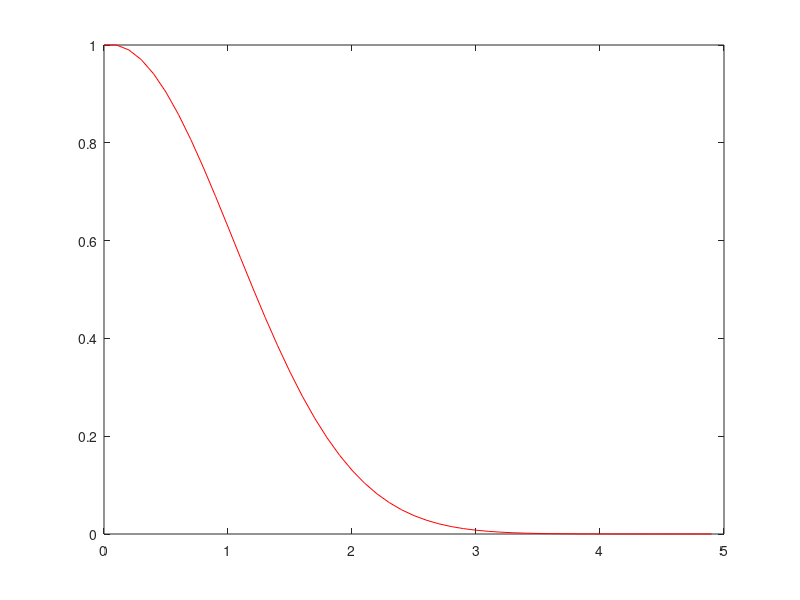
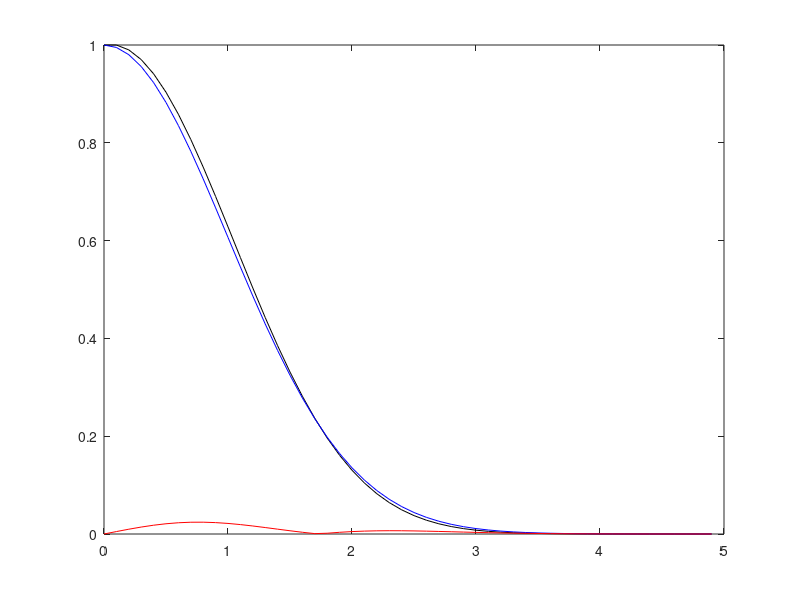
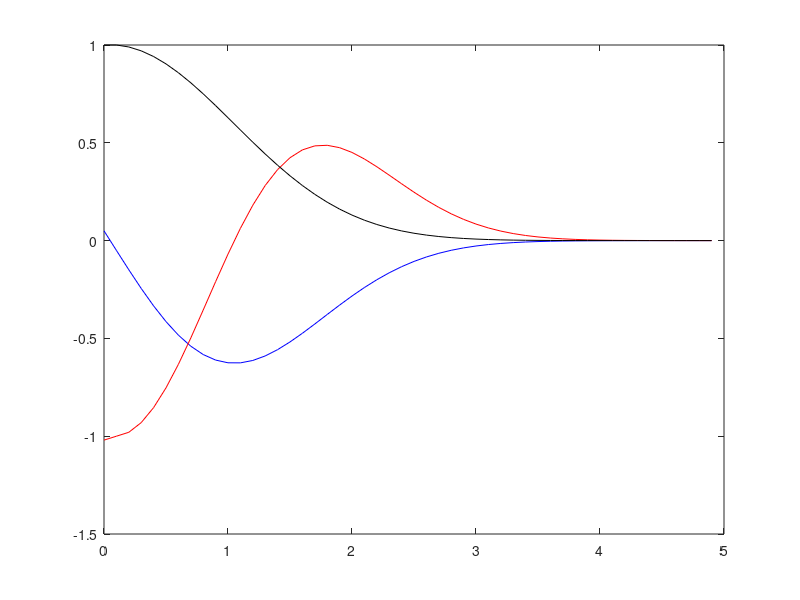

These charts were generated, in order, by the following MATLAB code:
function euler_04

    %definiciones
    dt = 0.1;
    ndt = 50;

    y = zeros(ndt, 1);
    t = zeros(ndt, 1);

    y(1) = 1;
    t(1) = 0;

    %Euler
    for i=1:ndt-1
        y(i+1) = y(i) + dt * f_pendiente(t(i), y(i));
        t(i+1) = t(1) + (i*dt);
    endfor

    %Comparación
    for j=1:ndt
        yex(j) = e^(-(t(j)^2)/2);
        err(j) = abs(yex(j) - y(j));
    endfor

    figure(1)
    plot(t, y, 'r');

    figure(2)
    plot(t, y, 'black', t, yex, 'b', t, err, 'red')

    normer = norm(err, inf);
    display(normer);
    
    %Integración por trapecios
    ITrap = 0;
    
    for k=1 : ndt-1
        ITrap = ITrap + ((y(k)+y(k+1))/2)*dt;
    endfor


    display(ITrap);

    %Derivación
    for i = 1 : ndt
        t_derivada(i) = i*dt;
        if(i==1)
            yprima(i) = (-3 / (2*dt)) * y(i) + (4 / (2*dt)) * y(i+1) + (-1 / (2*dt)) * y(i+2);
        elseif(i>1 && i < ndt)
            yprima(i) = (-1 / (2*dt)) * y(i-1) + (0) * y(i) + (1 / (2*dt)) * y(i+1);
        else 
            yprima(i) = (3 / (2*dt)) * y(i) + (-4 / (2*dt)) * y(i-1) + (1 / (2*dt)) * y(i-2);
            display("b");
        endif
    endfor

    %Derivada segunda
    for i = 1 : ndt
        t_derivada2(i) = i*dt;
        if(i==1)
            yprima2(i) = (2/dt^2) * y(i) + (-5/dt^2) * y(i+1) + (4/dt^2) * y(i+2) + (-1/dt^2) * y(i+3);
        elseif(i>1 && i < ndt)
            yprima2(i) = (1 / dt^2) * y(i-1) + (-2/dt^2) * y(i) + (1/dt^2) * y(i+1);
        else
            yprima2(i) = (2/dt^2) * y(i) + (-5/dt^2) * y(i-1) + (4/dt^2) * y(i-2) + (-1/dt^2) * y(i-3);
            display("b");
        endif
    endfor

    figure(3)
    plot(t, yprima, "blue", t, yprima2, "red", t, y, "black");

end


function fy = f_pendiente(x,z)
    fy = - x * z
end